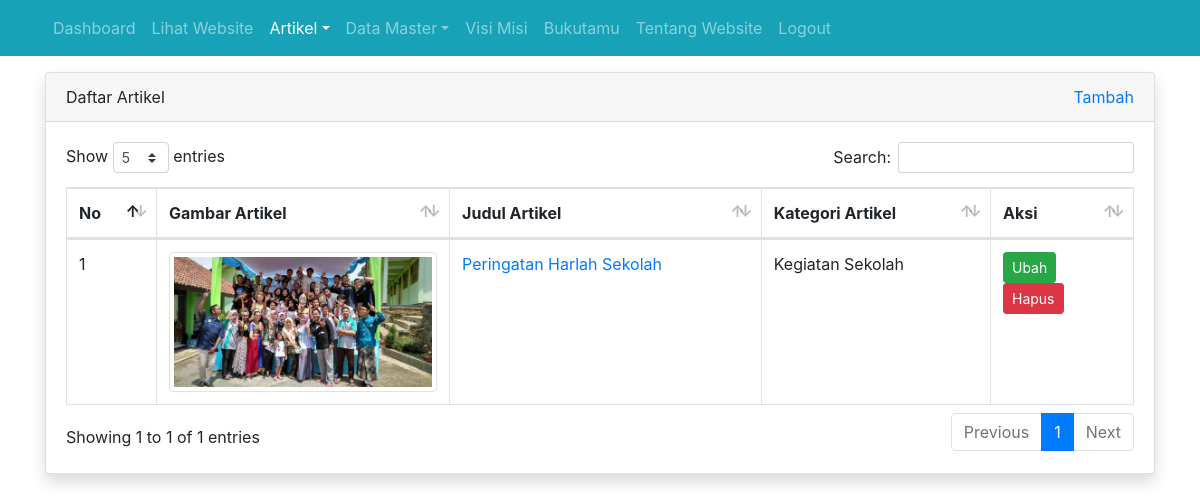
/admin/artikel/index.php (signed in), run on the app's committed database.
### tables this page shows
CREATE TABLE `tbl_artikel` (
  `id` int(11) NOT NULL,
  `judul` varchar(255) DEFAULT NULL,
  `isi` text DEFAULT NULL,
  `tanggal` date DEFAULT NULL,
  `foto` varchar(100) DEFAULT NULL,
  `id_kategori` int(11) DEFAULT NULL
);

CREATE TABLE `tbl_kategori_artikel` (
  `id` int(11) NOT NULL,
  `nama_kategori` varchar(30) DEFAULT NULL
);

### admin/artikel/index.php (the view, shortened to what this page needs)
<?php
require_once '../../koneksi.php';
$query = mysqli_query($koneksi, "SELECT tbl_artikel.*, tbl_kategori_artikel.nama_kategori FROM tbl_artikel LEFT JOIN tbl_kategori_artikel ON tbl_artikel.id_kategori = tbl_kategori_artikel.id");
$no = 1;
?>
<!DOCTYPE html>
<html>
<head>
	<link rel="stylesheet" href="../../resources/datatables/datatables.min.css">
	<link rel="stylesheet" href="../../resources/css/bootstrap.min.css">
</head>
<body>
	<?php require_once '../navbar.php'; ?>
	<div class="container mt-3">
		<div class="row">
			<div class="col">
				<div class="card shadow">
					<div class="card-header">
						<div class="clearfix">
							<div class="float-left">
								Daftar Artikel
							</div>
							<div class="float-right">
								<a href="tambah.php">Tambah</a>
							</div>
						</div>
					</div>
					<div class="card-body">
						<table id="table_id" class="dataTable table table-bordered">
						    <thead>
						        <tr>
						            <th>No</th>
						            <th width="250px">Gambar Artikel</th>
						            <th>Judul Artikel</th>
						            <th>Kategori Artikel</th>
						            <th width="100px">Aksi</th>
						        </tr>
						    </thead>
						    <tbody>
						        <?php while($row = mysqli_fetch_assoc($query)) : ?>
									<tr>
										<td><?= $no++ ?></td>
										<td><img src="../../images/artikel/<?= $row['foto'] ?>" alt="<?= $row['judul'] ?>" width="100%" class="img-thumbnail"></td>
										<td><a href="detail.php?id=<?= $row['id'] ?>"><?= $row['judul'] ?></a></td>
										<td><?= isset($row['nama_kategori']) ? $row['nama_kategori'] : '-' ?></td>
										<td>
											<a href="ubah.php?id=<?= $row['id'] ?>" class="btn btn-success btn-sm">Ubah</a>
											<a href="hapus.php?id=<?= $row['id'] ?>" class="btn btn-danger btn-sm" onclick="return confirm('apakah anda yakin?')">Hapus</a>
										</td>
									</tr>
								<?php endwhile; ?>
						    </tbody>
						</table>
					</div>
				</div>
			</div>
		</div>
	</div>
</body>
</html>

### data on the page
tbl_artikel: foto (picture), judul "Peringatan Harlah Sekolah", id_kategori.nama_kategori "Kegiatan Sekolah"
